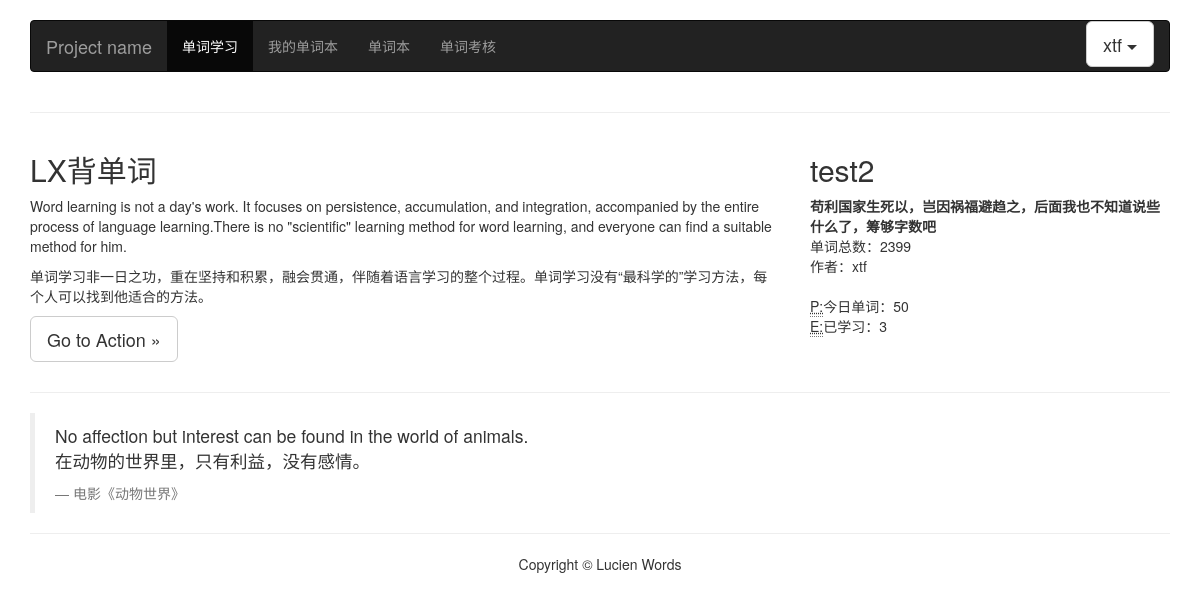
Page /account/learn/learnindex/ (signed in) on the earlier database version.
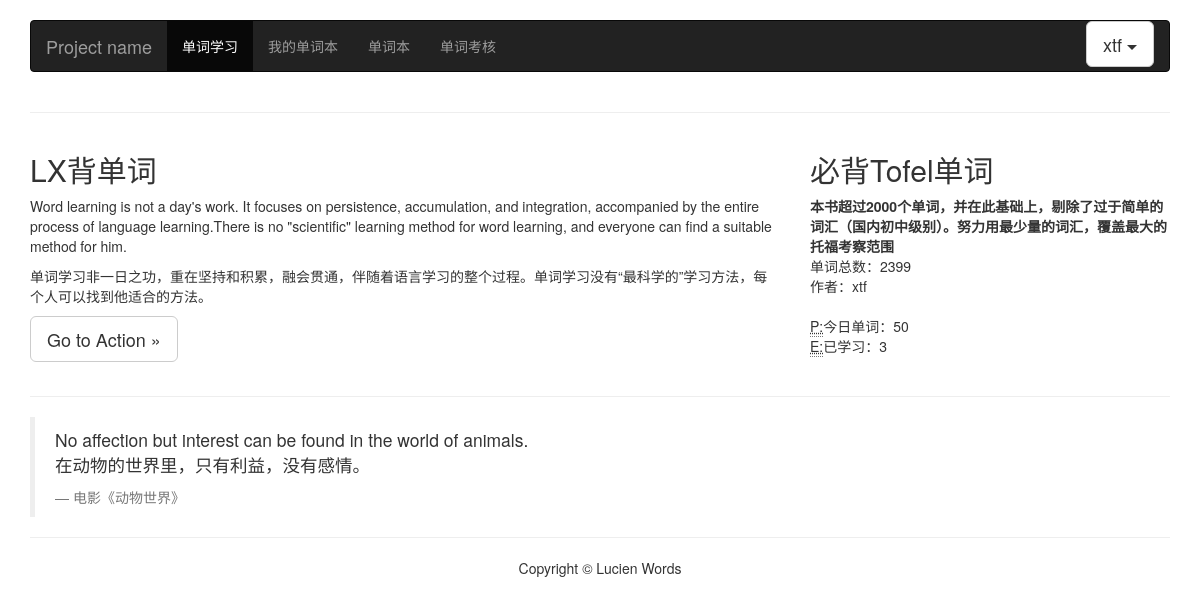
Same page on the later database version.
### learn/models.py (models this page shows, shortened)
class WordBook(models.Model):
    title = models.CharField(blank=True, max_length=50,
                                   verbose_name=u"书名")
    description = models.CharField(blank=True, max_length=200,
                                   verbose_name=u"描述")
    uploaded_user = models.ForeignKey(User, verbose_name=u"上传人", on_delete=models.CASCADE)
    word_num = models.IntegerField(default=1000, verbose_name=u"单词数")
    class Meta:
        verbose_name = u"单词本"
        verbose_name_plural = verbose_name

### learn/views.py (the view)
# urls.py: path('learnindex/', views.learnindex, name='learnindex'),
@login_required
def learnindex(request):
    user = request.user
    passed = {}
    passed['username'] = user.username
    if LearningRecord.objects.filter(user=user, islearning=1).count() == 1:
        lr = LearningRecord.objects.get(user=user, islearning=1)
        learningbook = lr.wordbook
        passed['title'] = learningbook.title
        passed['description'] = learningbook.description
        passed['word_num'] = learningbook.word_num
        passed['uploaded_user'] = learningbook.uploaded_user
        setting = UserSetting.objects.get(user=user)
        passed['plan_num'] = setting.dailyword
        passed['learned_num'] = lr.haslearned
    return render(request, "learnindex.html", passed)

### learn/templates/learnindex.html (shortened to what this page needs)
<!DOCTYPE html>
{% load static %}
<html lang="zh-CN">
  <head>
    <link href="https://cdn.bootcss.com/bootstrap/3.3.7/css/bootstrap.min.css" rel="stylesheet">
    <link href="{% static 'css/navbar.css'%}" rel="stylesheet">
  </head>
  <body>
    <div class="container">
      <nav class="navbar navbar-inverse">
        <div class="container-fluid">
          <div class="navbar-header">
            <a class="navbar-brand" href="#">Project name</a>
          </div>
          <div id="navbar" class="navbar-collapse collapse">
            <ul class="nav navbar-nav">
                <li class="active"><a href="{% url 'learn:learnindex' %}">单词学习</a></li>
                <li><a href="{% url 'learn:mywordbook' %}">我的单词本</a></li>
                <li><a href="{% url 'learn:wordbook' %}">单词本</a></li>
                <li><a href="{% url 'learn:voctest' %}">单词考核</a></li>
            </ul>
            <ul class="nav navbar-nav navbar-right">
              <div class="btn-group">
              <button type="button" class="btn btn-default btn-lg dropdown-toggle" data-toggle="dropdown" aria-haspopup="true" aria-expanded="false">
                {{username}} <span class="caret"></span>
              </button>
            </div>
            </ul>
          </div>
        </div>
      </nav>
    </div>
    <div class="container">
            <hr>
            <div class="row">
                <div class="col-sm-8">
                    <h2>LX背单词</h2>
                    <p>Word learning is not a day's work. It focuses on persistence, accumulation, and integration, accompanied by the entire process of language learning.There is no "scientific" learning method for word learning, and everyone can find a suitable method for him.</p>
                    <p>单词学习非一日之功，重在坚持和积累，融会贯通，伴随着语言学习的整个过程。单词学习没有“最科学的”学习方法，每个人可以找到他适合的方法。</p>
                    <p>
                        <a class="btn btn-default btn-lg" href="{% url 'learn:learnwords' %}">Go to Action &raquo;</a>
                    </p>
                </div>
                <div class="col-sm-4">
                    <h2>{{title}}</h2>
                    <address>
                        <strong>{{description}}</strong>
                        <br>单词总数：{{word_num}}
                        <br>作者：{{uploaded_user}}
                        <br>
                    </address>
                    <address>
                        <abbr title="今日计划">P:</abbr>今日单词：{{plan_num}}
                        <br>
                        <abbr title="已学">E:</abbr>已学习：{{learned_num}}
                    </address>
                </div>
            </div>
            <hr>
                <div class="quote" id="quote">
                    <blockquote>
                        <p>
                            No affection but interest can be found in the world of animals.<br>
                            在动物的世界里，只有利益，没有感情。
                        </p>
                        <small>电影《动物世界》</small>
                    </blockquote>
                </div>
            <hr>
            <footer>
                <div class="row">
                    <div class="col-lg-12">
                        <p class="text-center">Copyright &copy; Lucien Words</p>
                    </div>
                </div>
            </footer>
        </div>
  </body>
</html>

### static/css/navbar.css (style rules this page uses)
body { padding-top: 20px; padding-bottom: 20px; }
.navbar { margin-bottom: 20px; }

Differences in the rows shown:
changed WordBook: title "test2" → "必背Tofel单词"; description "苟利国家生死以，岂因祸福避趋之，后面我也不知道说些什么了，筹够字数吧" → "本书超过2000个单词，并在此基础上，剔除了过于简单的词汇（国内初中级别）。努力用最少量的词汇，覆盖最大的托福考察范围"
